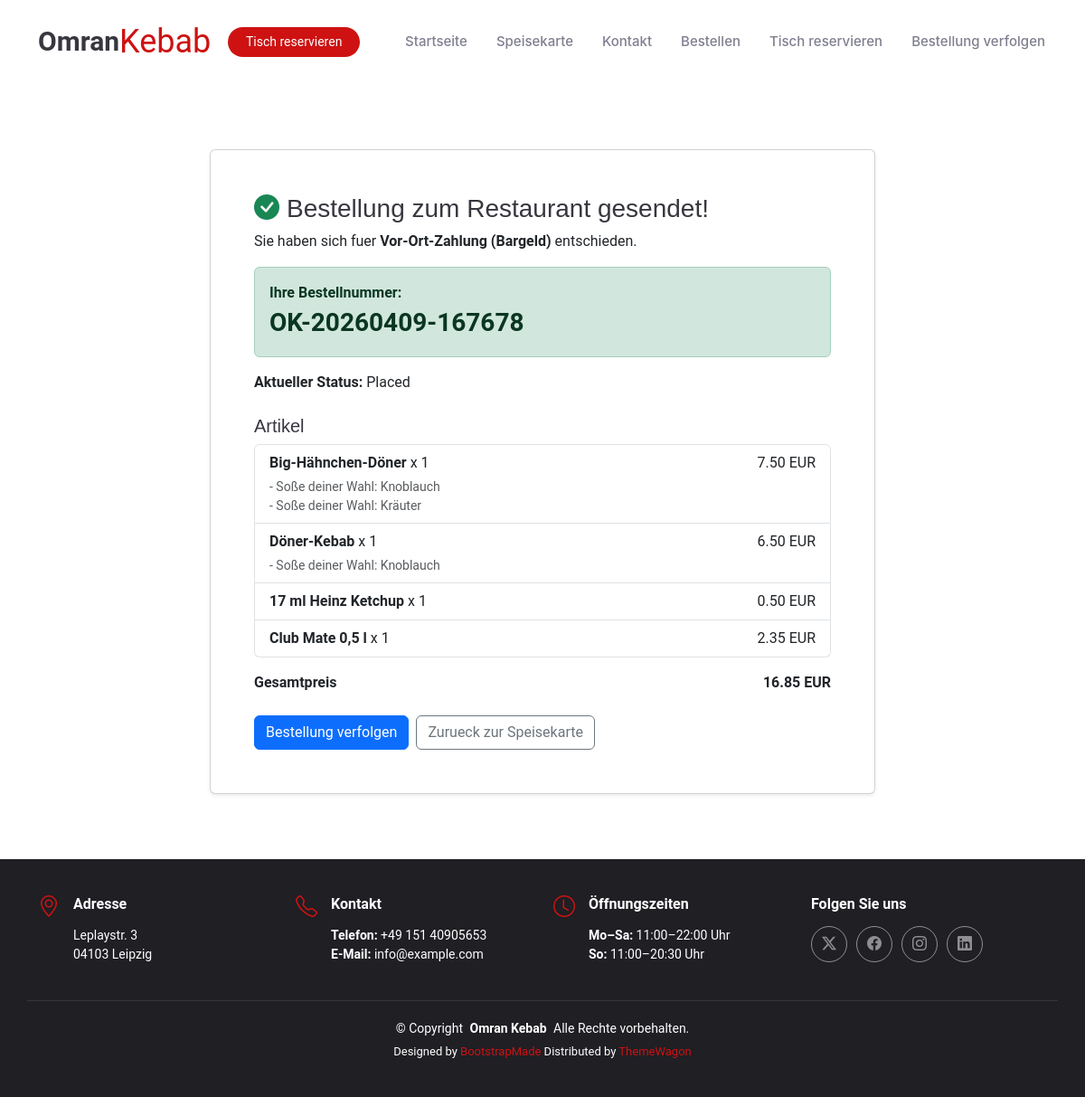
/order/success/OK-20260409-167678/, run on the app's committed database.
### FoodOrdering/models.py (models this page shows, shortened)
class Order(models.Model):
    STATUS_CHOICES = (
        ("CART", "Cart"),
        ("PLACED", "Placed"),
        ("PREPARING", "Preparing"),
        ("DELIVERING", "Delivering"),
        ("COMPLETED", "Completed"),
        ("CANCELLED", "Cancelled"),
    )
    user = models.ForeignKey(settings.AUTH_USER_MODEL, on_delete=models.SET_NULL, null=True, blank=True)
    full_name = models.CharField(max_length=120)
    phone = models.CharField(max_length=50)
    email = models.EmailField(blank=True)
    address_line = models.CharField(max_length=255, blank=True)  # for delivery
    city = models.CharField(max_length=120, blank=True)
    postal_code = models.CharField(max_length=20, blank=True)
    notes = models.TextField(blank=True)
    status = models.CharField(max_length=12, choices=STATUS_CHOICES, default="CART")
    created_at = models.DateTimeField(auto_now_add=True)
    placed_at = models.DateTimeField(null=True, blank=True)
    payment_method = models.CharField(max_length=20, blank=True)  # "CASH" or "STRIPE"
    is_paid = models.BooleanField(default=False)
    stripe_session_id = models.CharField(max_length=255, blank=True)
    stripe_payment_intent_id = models.CharField(max_length=255, blank=True)
    order_number = models.CharField(max_length=20, unique=True, null=True, blank=True, db_index=True)
    def total_price(self):
        return sum(item.total_price() for item in self.items.all())

class OrderItem(models.Model):
    order = models.ForeignKey(Order, on_delete=models.CASCADE, related_name="items")
    product = models.ForeignKey(Product, on_delete=models.PROTECT)
    quantity = models.PositiveIntegerField(default=1)
    price_at_time = models.DecimalField(max_digits=8, decimal_places=2)
    def options_total(self):
        return sum(o.price_delta_at_time for o in self.chosen_options.all())
    def unit_total(self):
        return self.price_at_time + self.options_total()
    def total_price(self):
        return self.unit_total() * self.quantity

class Product(models.Model):
    category = models.ForeignKey(Category, on_delete=models.PROTECT, related_name="products")
    name = models.CharField(max_length=160)
    slug = models.SlugField(max_length=180, unique=True)
    description = models.TextField(blank=True)
    price = models.DecimalField(max_digits=8, decimal_places=2)
    image = models.ImageField(upload_to="products/", blank=True, null=True)
    is_available = models.BooleanField(default=True)
    class Meta:
        ordering = ["name"]

class OrderItemOption(models.Model):
    order_item = models.ForeignKey(OrderItem, on_delete=models.CASCADE, related_name="chosen_options")
    option = models.ForeignKey(Option, on_delete=models.PROTECT)
    price_delta_at_time = models.DecimalField(max_digits=8, decimal_places=2)
    class Meta:
        unique_together = ("order_item", "option")

class Option(models.Model):
    group = models.ForeignKey(OptionGroup, on_delete=models.CASCADE, related_name="options")
    name = models.CharField(max_length=120)
    price_delta = models.DecimalField(max_digits=8, decimal_places=2, default=Decimal("0.00"))
    sort_order = models.PositiveIntegerField(default=0)
    is_active = models.BooleanField(default=True)
    class Meta:
        ordering = ["sort_order", "name"]

class OptionGroup(models.Model):
    name = models.CharField(max_length=120)
    slug = models.SlugField(max_length=140, unique=True)
    is_required = models.BooleanField(default=False)
    min_select = models.PositiveIntegerField(default=0)
    max_select = models.PositiveIntegerField(default=1)  # 1 = radio, >1 = checkboxes
    sort_order = models.PositiveIntegerField(default=0)
    is_active = models.BooleanField(default=True)
    class Meta:
        ordering = ["sort_order", "name"]

### FoodOrdering/views.py (the view)
# urls.py: path("order/success/<str:order_number>/", views.order_success, name="order_success"),
def order_success(request, order_number):
    order = get_object_or_404(Order, order_number=order_number)
    return render(request, "order_success.html", {"order": order})

### templates/order_success.html (shortened to what this page needs)
{% load static %}
<!DOCTYPE html>
<html lang="de">
<head>
  <link href="{% static 'assets/vendor/bootstrap/css/bootstrap.min.css' %}" rel="stylesheet">
  <link href="{% static 'assets/vendor/bootstrap-icons/bootstrap-icons.css' %}" rel="stylesheet">
  <link href="{% static 'assets/vendor/aos/aos.css' %}" rel="stylesheet">
  <link href="{% static 'assets/vendor/glightbox/css/glightbox.min.css' %}" rel="stylesheet">
  <link href="{% static 'assets/vendor/swiper/swiper-bundle.min.css' %}" rel="stylesheet">
  <link href="{% static 'assets/css/main.css' %}" rel="stylesheet">
</head>
<body class="index-page">
  <header id="header" class="header d-flex align-items-center sticky-top">
    <div class="container position-relative d-flex align-items-center justify-content-between">
      <a href="{% url 'home' %}" class="logo d-flex align-items-center me-auto me-xl-0">
        <h1 class="sitename">Omran</h1>
        <span> Kebab</span>
      </a>
      <nav id="navmenu" class="navmenu">
        <ul>
          <li><a href="{% url 'home' %}#hero">Startseite</a></li>
          <li><a href="{% url 'home' %}#menu">Speisekarte</a></li>
          <li><a href="{% url 'home' %}#contact">Kontakt</a></li>
          <li><a href="{% url 'home' %}#menu">Bestellen</a></li>
          <li><a href="{% url 'home' %}#book-a-table">Tisch reservieren</a></li>
          <li><a href="{% url 'track_order' %}">Bestellung verfolgen</a></li>
        </ul>
      </nav>
      <a class="btn-getstarted" href="{% url 'home' %}#book-a-table">Tisch reservieren</a>
    </div>
  </header>
  <main class="main">
    <section class="section" style="padding: 72px 0;">
      <div class="container">
        <div class="row justify-content-center">
          <div class="col-lg-8">
            <div class="card shadow-sm">
              <div class="card-body p-4 p-md-5">
                <h3 class="mb-2"><i class="bi bi-check-circle-fill me-2 text-success"></i>Bestellung zum Restaurant gesendet!</h3>
                <p class="mb-3">Sie haben sich fuer <strong>Vor-Ort-Zahlung (Bargeld)</strong> entschieden.</p>
                <div class="alert alert-success">
                  <div><strong>Ihre Bestellnummer:</strong></div>
                  <div class="fs-3 fw-bold">{{ order.order_number }}</div>
                </div>
                <div class="mb-3">
                  <strong>Aktueller Status:</strong> {{ order.get_status_display }}
                </div>
                <h5 class="mt-4">Artikel</h5>
                <ul class="list-group">
                  {% for item in order.items.all %}
                    <li class="list-group-item d-flex justify-content-between">
                      <div>
                        <strong>{{ item.product.name }}</strong> x {{ item.quantity }}
                        {% if item.chosen_options.all %}
                          <div class="small text-muted mt-1">
                            {% for ch in item.chosen_options.all %}
                              - {{ ch.option.group.name }}: {{ ch.option.name }}<br>
                            {% endfor %}
                          </div>
                        {% endif %}
                      </div>
                      <div>{{ item.total_price }} EUR</div>
                    </li>
                  {% endfor %}
                </ul>
                <div class="d-flex justify-content-between mt-3">
                  <strong>Gesamtpreis</strong>
                  <strong>{{ order.total_price }} EUR</strong>
                </div>
                <div class="mt-4 d-flex gap-2 flex-wrap">
                  <a class="btn btn-primary" href="{% url 'track_order' %}">Bestellung verfolgen</a>
                  <a class="btn btn-outline-secondary" href="{% url 'home' %}#menu">Zurueck zur Speisekarte</a>
                </div>
              </div>
            </div>
          </div>
        </div>
      </div>
    </section>
  </main>
  {% include "includes/footer.html" %}
</body>
</html>

### static/assets/css/main.css (style rules this page uses)
:root { --default-font: "Roboto", system-ui, -apple-system, "Segoe UI", Roboto, "Helvetica Neue", Arial, "Noto Sans", "Liberation Sans", sans-serif, "Apple Color Emoji", "Segoe UI Emoji", "Segoe UI Symbol", "Noto Color Emoji"; --heading-font: "Amatic SC", sans-serif; --nav-font: "Inter", sans-serif; }
:root { --background-color: #ffffff; --default-color: #212529; --heading-color: #37373f; --accent-color: #ce1212; --surface-color: #ffffff; --contrast-color: #ffffff; }
:root { --nav-color: #7f7f90; --nav-hover-color: #ce1212; --nav-mobile-background-color: #ffffff; --nav-dropdown-background-color: #ffffff; --nav-dropdown-color: #7f7f90; --nav-dropdown-hover-color: #ce1212; }
:root { scroll-behavior: smooth; }
body { color: var(--default-color); background-color: var(--background-color); font-family: var(--default-font); }
a { color: var(--accent-color); text-decoration: none; transition: 0.3s; }
h1, h2, h3, h4, h5, h6 { color: var(--heading-color); font-family: var(--heading-font); }
.header { color: var(--default-color); background-color: var(--background-color); padding: 20px 0; transition: all 0.5s; z-index: 997; }
.header .logo { line-height: 1; }
.header .logo h1 { font-size: 30px; margin: 0; font-weight: 700; color: var(--heading-color); font-family: var(--default-font); }
.header .logo span { color: var(--accent-color); font-size: 36px; }
.header .btn-getstarted, .header .btn-getstarted:focus { color: var(--contrast-color); background: var(--accent-color); font-size: 14px; padding: 8px 26px; margin: 0; border-radius: 50px; transition: 0.3s; }
@media (max-width: 1200px) { .header .logo { order: 1; } }
@media (max-width: 1200px) { .header .btn-getstarted { order: 2; margin: 0 15px 0 0; padding: 6px 20px; } }
@media (max-width: 1200px) { .header .navmenu { order: 3; } }
@media (min-width: 1200px) { .navmenu { padding: 0; } }
@media (min-width: 1200px) { .navmenu ul { margin: 0; padding: 0; display: flex; list-style: none; align-items: center; } }
@media (min-width: 1200px) { .navmenu li { position: relative; } }
@media (min-width: 1200px) { .navmenu>ul>li { white-space: nowrap; padding: 15px 14px; } }
@media (min-width: 1200px) { .navmenu>ul>li:last-child { padding-right: 0; } }
@media (min-width: 1200px) { .navmenu a, .navmenu a:focus { color: var(--nav-color); font-size: 15px; padding: 0 2px; font-family: var(--nav-font); font-weight: 500; display: flex; align-items: center; justify-content: space-between; white-space: nowrap; transition: 0.3s; position: relative; } }
@media (min-width: 1200px) { .navmenu>ul>li>a:before { content: ""; position: absolute; height: 2px; bottom: -6px; left: 0; background-color: var(--nav-hover-color); visibility: hidden; width: 0px; transition: all 0.3s ease-in-out 0s; } }
section, .section { color: var(--default-color); background-color: var(--background-color); padding: 60px 0; scroll-margin-top: 92px; overflow: clip; }

### data on the page
Order: order_number "OK-20260409-167678", status "Placed", total_price "16.85"
OrderItem: product.name "Big-Hähnchen-Döner", quantity "1", total_price "7.50"
OrderItemOption: option.group.name "Soße deiner Wahl", option.name "Knoblauch"
OrderItemOption: option.group.name "Soße deiner Wahl", option.name "Kräuter"
OrderItem: product.name "Döner-Kebab", quantity "1", total_price "6.50"
OrderItemOption: option.group.name "Soße deiner Wahl", option.name "Knoblauch"
OrderItem: product.name "17 ml Heinz Ketchup", quantity "1", total_price "0.50"
OrderItem: product.name "Club Mate 0,5 l", quantity "1", total_price "2.35"
